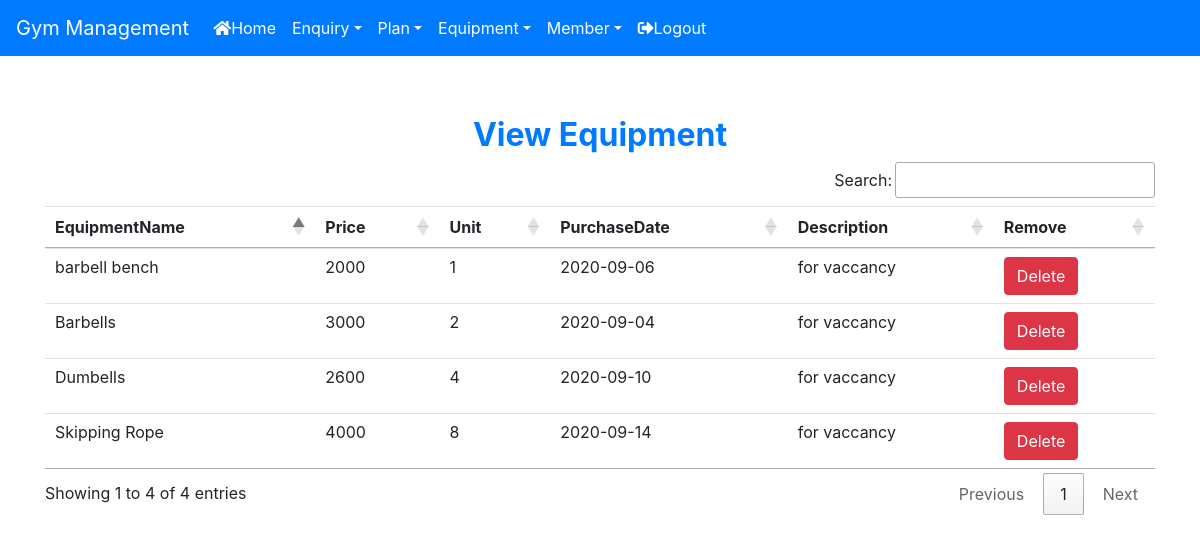
The app's page /view_equipment (signed in) with its own data.
### Gym/models.py (models this page shows, shortened)
class Equipment(models.Model):
    name = models.CharField(max_length=100)
    price = models.CharField(max_length=10)
    unit = models.CharField(max_length=10)
    date = models.CharField(max_length=40)
    description = models.CharField(max_length=200)

### Gym/views.py (the view)
# urls.py: path('view_equipment', View_Equipment, name='view_equipment'),
def View_Equipment(request):
    if not request.user.is_staff:
        return redirect('login')
    equipment = Equipment.objects.all()
    d = {'equipment':equipment}
    return render(request, 'view_equipment.html', d)

### Gym/templates/view_equipment.html
{% extends 'navigationbar.html' %}
{% block body %}
<div class="container" style="margin-top:60px">
<h2 class="text-center text-primary font-weight-bold">View Equipment</h2>
    <table class="table table-hover" id="example">
        <thead>
        <tr>
            <th>EquipmentName</th>
            <th>Price</th>
            <th>Unit</th>
            <th>PurchaseDate</th>
            <th>Description</th>
            <th>Remove</th>
        </tr>
        </thead>
        <tbody>
        {% for i in equipment %}
        <tr>
            <td>{{i.name}}</td>
            <td>{{i.price}}</td>
            <td>{{i.unit}}</td>
            <td>{{i.date}}</td>
            <td>{{i.description}}</td>
            <td><a class="btn btn-danger" href="{% url 'delete_equipment' i.id %}" onclick="return confirm('Are you sure?')">Delete</a></td>
        </tr>
        {% endfor %}
        </tbody>
    </table>
</div>
{% endblock %}

### Gym/templates/navigationbar.html (shortened to what this page needs)
<html lang="en">
<head>
    {% load static %}
  <link rel="stylesheet" href="https://maxcdn.bootstrapcdn.com/bootstrap/4.5.2/css/bootstrap.min.css">
    <link rel="stylesheet" href="https://use.fontawesome.com/releases/v5.6.3/css/all.css">
    <link rel="stylesheet" type="text/css" href="{% static 'css/mystyle.css' %}">
<link rel="stylesheet" href="https://cdn.datatables.net/1.10.21/css/jquery.dataTables.min.css">
<link rel="stylesheet" href="https://cdn.datatables.net/buttons/1.6.3/css/buttons.dataTables.min.css">
</head>
<nav class="navbar navbar-expand-md bg-primary navbar-dark">
    <a class="navbar-brand" href="">Gym Management</a>
    <div class="collapse navbar-collapse" id="abc">
        <ul class="navbar-nav">
            {% if request.user.is_staff %}
            <li class="nav-item"><a class="nav-link" href="{% url 'home' %}"><i class="fa fa-home" aria-hidden="true"></i>Home</a></li>
            <li class="nav-item dropdown">
                <a class="nav-link dropdown-toggle" data-toggle="dropdown" href="#">Enquiry</a>
            </li>
            <li class="nav-item dropdown">
                <a class="nav-link dropdown-toggle" data-toggle="dropdown" href="#">Plan</a>
            </li>
            <li class="nav-item dropdown">
                <a class="nav-link dropdown-toggle" data-toggle="dropdown" href="#">Equipment</a>
            </li>
             <li class="nav-item dropdown">
                <a class="nav-link dropdown-toggle" data-toggle="dropdown" href="#">Member</a>
            </li>
            <li class="nav-item"><a class="nav-link" href="{% url 'logout' %}"><i class="fas fa-sign-out-alt"></i>Logout</a></li>
            {% endif %}
        </ul>
    </div>
</nav>
{% block body %}
{% endblock %}

### Gym/static/css/mystyle.css (style rules this page uses)
.nav-link { color:white !important; }

### records on screen
Equipment: name "Dumbells", price "2600", unit "4", date "2020-09-10", description "for vaccancy"
Equipment: name "Barbells", price "3000", unit "2", date "2020-09-04", description "for vaccancy"
Equipment: name "barbell bench", price "2000", unit "1", date "2020-09-06", description "for vaccancy"
Equipment: name "Skipping Rope", price "4000", unit "8", date "2020-09-14", description "for vaccancy"
